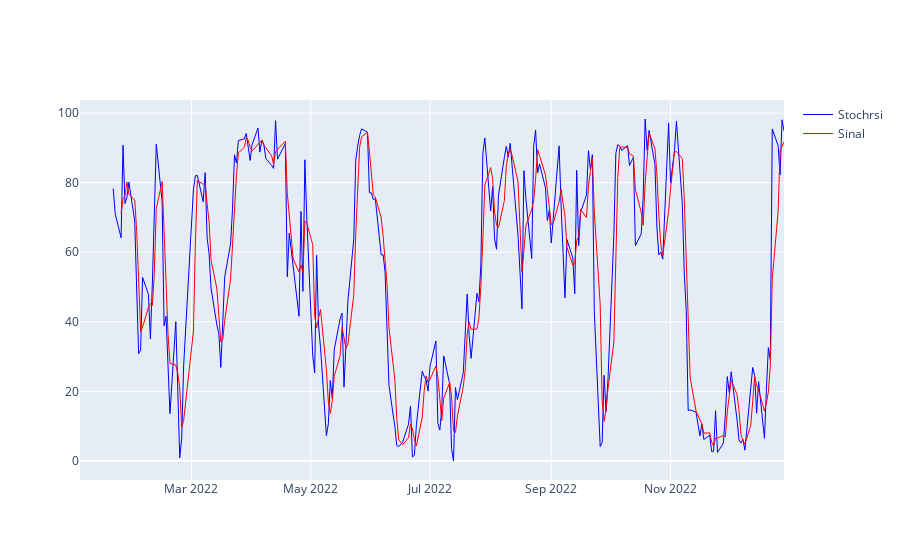

The notebook cell saved with this chart:
### Code cell
resultados_stochastic = ta.momentum.StochasticOscillator(df["High"], df["Low"], df["Close"], 14, 3, False)

stochastic_list = list()
signal_list = list()

i=0
while i< len(resultados_stochastic.stoch()):
    
    if(resultados_stochastic.stoch()[i] != None):
        
        stochastic_list.append(resultados_stochastic.stoch()[i])
        
    i+=1
    
    
i=0
while i< len(resultados_stochastic.stoch_signal()):
    
    if(resultados_stochastic.stoch_signal()[i] != None):
        
        signal_list.append(resultados_stochastic.stoch_signal()[i])
        
    i+=1
    
fig = go.Figure()

fig.add_trace(
    go.Scatter(
        name="Stochrsi",
        x=df.index,
        y=stochastic_list,
        line=dict(color='blue', width=1))
)

fig.add_trace(
    go.Scatter(
        name="Sinal",
        x=df.index,
        y=signal_list,
        line=dict(color='red', width=1))
)

### Figure 1 — Plotly figure (JSON) as saved in the notebook; plotly's stock layout.template omitted (floating-point values rounded to 4 significant figures; data arrays with more than 128 entries replaced by an {"elided": "..."} marker saying what was removed)
{"data": [{"line": {"color": "blue", "width": 1}, "name": "Stochrsi", "type": "scatter", "x": {"elided": "250 str values"}, "y": {"elided": "250 float values"}}, {"line": {"color": "red", "width": 1}, "name": "Sinal", "type": "scatter", "x": {"elided": "250 str values"}, "y": {"elided": "250 float values"}}], "layout": {}}
